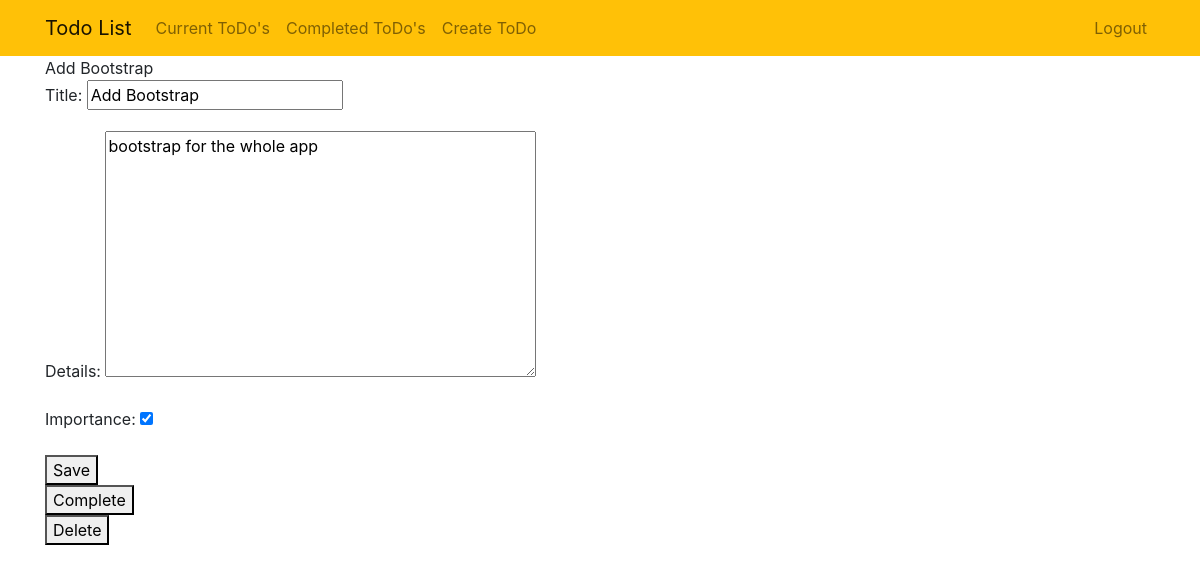
/todos/6 (signed in), run on the app's committed database.
### todolist/models.py (models this page shows, shortened)
class Todo(models.Model):
    title = models.CharField(max_length=150)
    details = models.TextField(blank=True)
    date_created = models.DateTimeField(auto_now_add=True)
    date_completed = models.DateTimeField(null=True, blank=True)
    importance = models.BooleanField(default=False)
    user = models.ForeignKey(User, on_delete=models.CASCADE)

### todolist/views.py (the view, shortened to what this page needs)
# urls.py: path('todos/<int:todo_pk>', views.view_to_do, name='view_to_do'),
@login_required
def view_to_do(request, todo_pk):
    todo = get_object_or_404(Todo, pk=todo_pk, user=request.user)
    if request.method == 'GET':
        form = TodoForm(instance=todo)
        return render(request, 'todolist/view_to_do.html', {'todo': todo, 'form': form})

### todolist/forms.py
class TodoForm(ModelForm):
    class Meta:
        model = Todo
        fields = ['title', 'details', 'importance']

### todolist/templates/todolist/view_to_do.html (shortened to what this page needs)
{% extends 'todolist/home.html' %}
{% block content %}
<!DOCTYPE html>
<html lang="en">
<head>
</head>
<body>
    {{ todo.title }}
    <form method="POST">
        {{ form.as_p }}
        <button type="submit">Save</button>
    </form>
    <form method="POST" action="{% url 'complete_to_do' todo.id %}">
        <button type="submit">Complete</button>
    </form>
    <form method="POST" action="{% url 'delete_to_do' todo.id %}">
        <button type="submit">Delete</button>
    </form>
</body>
</html>
{% endblock %}

### data on the page
Todo: title "Add Bootstrap", details "bootstrap for the whole app", importance "☑"
